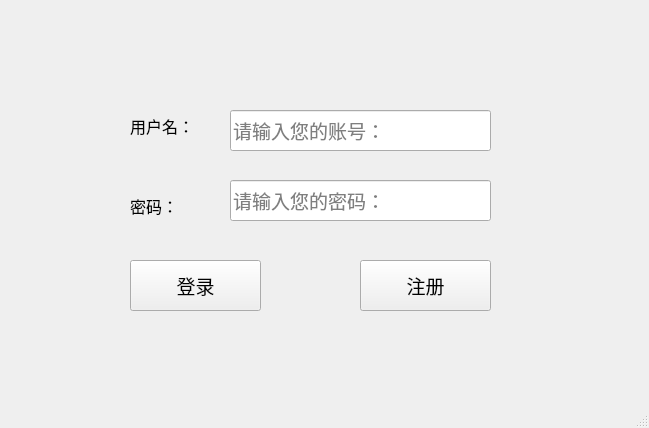
<?xml version="1.0" encoding="UTF-8"?>
<ui version="4.0">
 <class>login_window</class>
 <widget class="QMainWindow" name="login_window">
  <property name="geometry">
   <rect>
    <x>0</x>
    <y>0</y>
    <width>649</width>
    <height>428</height>
   </rect>
  </property>
  <property name="windowTitle">
   <string>登陆界面</string>
  </property>
  <widget class="QWidget" name="centralwidget">
   <widget class="QLabel" name="labelName">
    <property name="geometry">
     <rect>
      <x>130</x>
      <y>110</y>
      <width>101</width>
      <height>31</height>
     </rect>
    </property>
    <property name="font">
     <font>
      <family>Consolas</family>
      <pointsize>12</pointsize>
     </font>
    </property>
    <property name="text">
     <string>用户名：</string>
    </property>
   </widget>
   <widget class="QLabel" name="labelPwd">
    <property name="geometry">
     <rect>
      <x>130</x>
      <y>190</y>
      <width>101</width>
      <height>31</height>
     </rect>
    </property>
    <property name="font">
     <font>
      <family>Consolas</family>
      <pointsize>12</pointsize>
     </font>
    </property>
    <property name="text">
     <string>密码：</string>
    </property>
   </widget>
   <widget class="QPushButton" name="loginButton">
    <property name="geometry">
     <rect>
      <x>130</x>
      <y>260</y>
      <width>131</width>
      <height>51</height>
     </rect>
    </property>
    <property name="font">
     <font>
      <family>AcadEref</family>
      <pointsize>14</pointsize>
     </font>
    </property>
    <property name="text">
     <string>登录</string>
    </property>
   </widget>
   <widget class="QPushButton" name="registerButton">
    <property name="geometry">
     <rect>
      <x>360</x>
      <y>260</y>
      <width>131</width>
      <height>51</height>
     </rect>
    </property>
    <property name="font">
     <font>
      <family>AcadEref</family>
      <pointsize>14</pointsize>
     </font>
    </property>
    <property name="text">
     <string>注册</string>
    </property>
   </widget>
   <widget class="QLineEdit" name="lineEditName">
    <property name="geometry">
     <rect>
      <x>230</x>
      <y>110</y>
      <width>261</width>
      <height>41</height>
     </rect>
    </property>
    <property name="font">
     <font>
      <family>宋体</family>
      <pointsize>14</pointsize>
     </font>
    </property>
    <property name="focusPolicy">
     <enum>Qt::WheelFocus</enum>
    </property>
    <property name="placeholderText">
     <string>请输入您的账号：</string>
    </property>
   </widget>
   <widget class="QLineEdit" name="lineEditPwd">
    <property name="geometry">
     <rect>
      <x>230</x>
      <y>180</y>
      <width>261</width>
      <height>41</height>
     </rect>
    </property>
    <property name="font">
     <font>
      <family>宋体</family>
      <pointsize>14</pointsize>
     </font>
    </property>
    <property name="echoMode">
     <enum>QLineEdit::Password</enum>
    </property>
    <property name="placeholderText">
     <string>请输入您的密码：</string>
    </property>
   </widget>
   <widget class="QLabel" name="tipLabel">
    <property name="geometry">
     <rect>
      <x>500</x>
      <y>120</y>
      <width>101</width>
      <height>31</height>
     </rect>
    </property>
    <property name="font">
     <font>
      <family>宋体</family>
     </font>
    </property>
    <property name="contextMenuPolicy">
     <enum>Qt::ActionsContextMenu</enum>
    </property>
    <property name="toolTip">
     <string/>
    </property>
    <property name="toolTipDuration">
     <number>-1</number>
    </property>
    <property name="styleSheet">
     <string notr="true">color: rgb(255, 45, 8);</string>
    </property>
    <property name="text">
     <string/>
    </property>
   </widget>
  </widget>
  <widget class="QMenuBar" name="menubar">
   <property name="geometry">
    <rect>
     <x>0</x>
     <y>0</y>
     <width>649</width>
     <height>26</height>
    </rect>
   </property>
  </widget>
  <widget class="QStatusBar" name="statusbar"/>
 </widget>
 <resources/>
 <connections/>
</ui>
